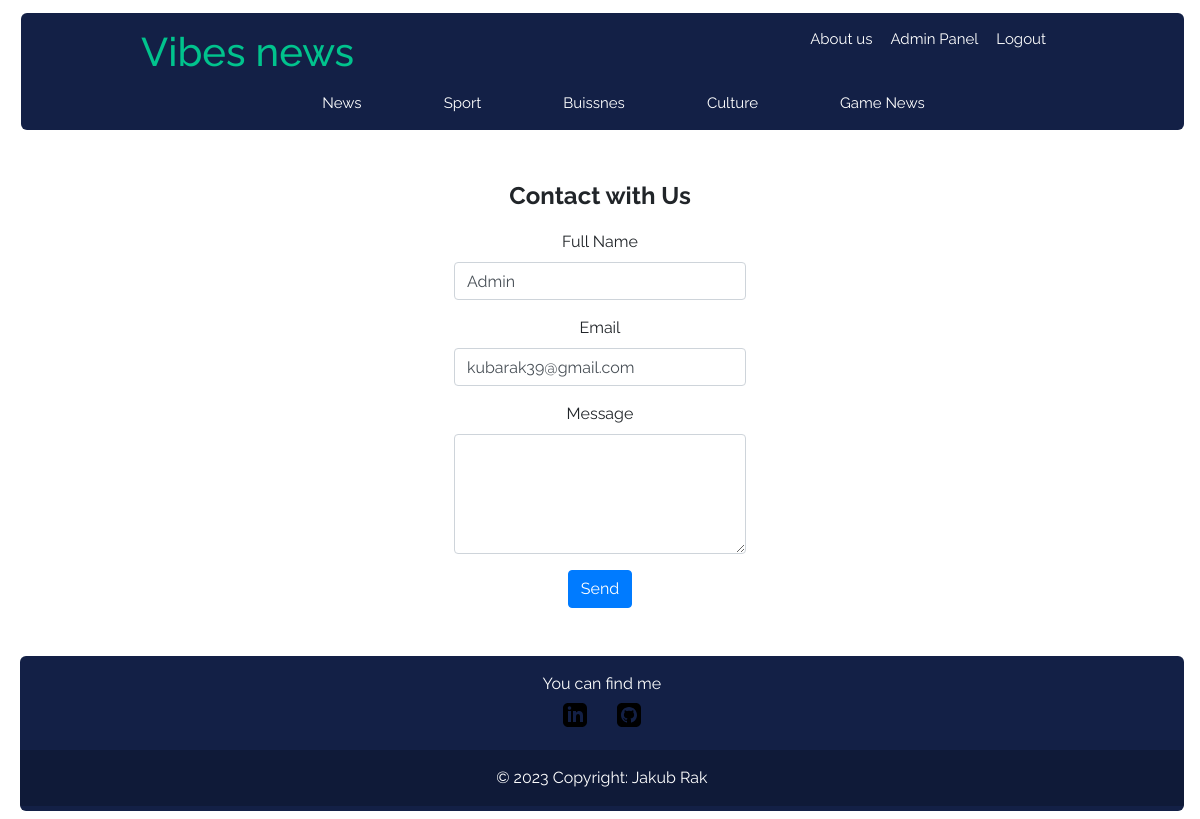
Page /contact (signed in) on the earlier database version.
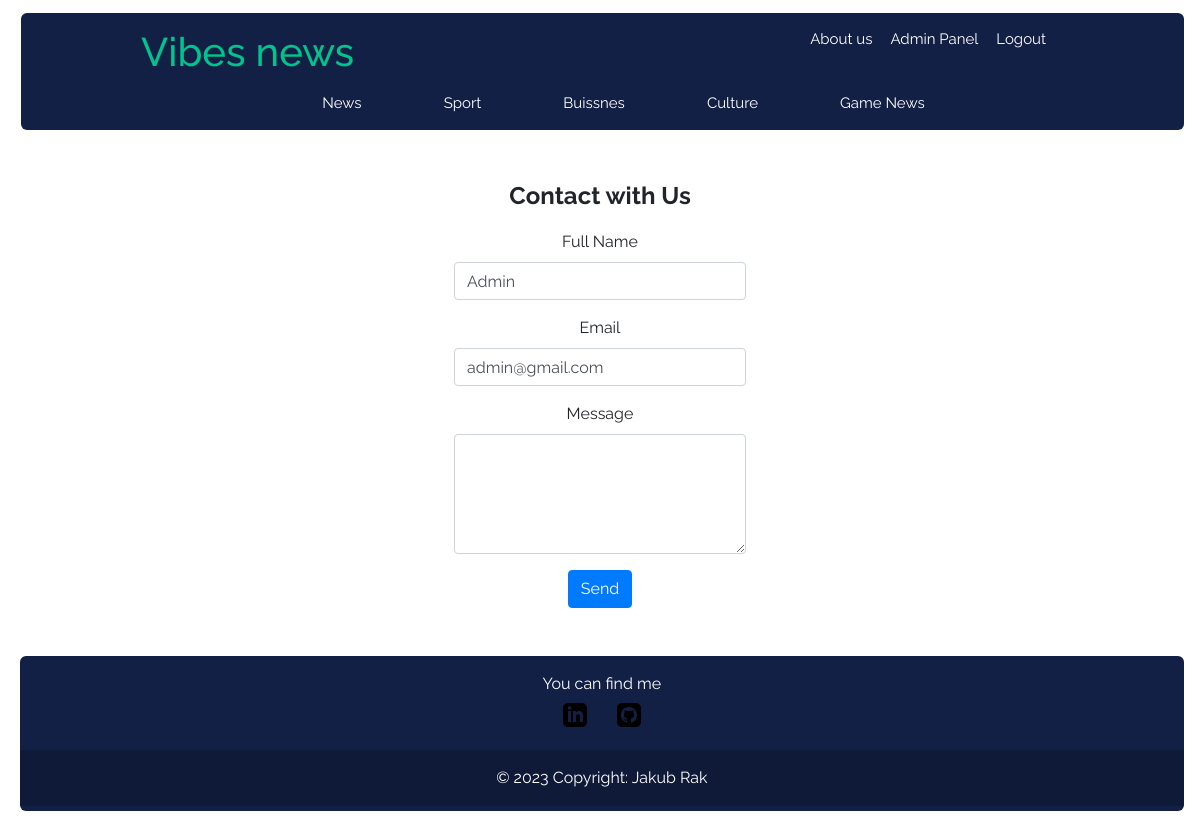
Same page on the later database version.
### vibes/models.py (models this page shows, shortened)
class User(db.Model, UserMixin):
    id = db.Column (db.Integer, primary_key = True)
    fullname = db.Column (db.String(100), nullable = False)
    username = db.Column (db.String(100), unique = True, nullable = False)
    email = db.Column (db.String(250), unique = True, nullable = False)
    password = db.Column (db.String(255), nullable = False)
    admin_rights = db.Column (db.Integer, nullable = False, default = 0)
    create_time = db.Column (db.DateTime, nullable = False, default = datetime.utcnow)
    articles = db.relationship('Article', backref = 'author', lazy = True)
    category = db.relationship('Category', secondary = Rights, backref = 'users', lazy = True)

### vibes/users/routes.py (the view, shortened to what this page needs)
@users.route("/contact", methods = ["GET", "POST"])
def contact_admin():
    form: object = ContactAdminFrom()
    if current_user.is_authenticated:
            form.fullname.data = current_user.fullname
            form.email.data = current_user.email
    return render_template('contact.html', title = 'Log In', legend = 'Contact with Us', form = form)

### vibes/users/forms.py
class ContactAdminFrom (FlaskForm):
    fullname = StringField('Full Name', validators=[data_required(), Length(min = 2, max = 100)])
    email = StringField('Email', validators=[data_required(), Email()])
    text = TextAreaField('Message', validators=[data_required()])
    submit = SubmitField('Send')

### vibes/models.py (called while the page is built)
@login_manager.user_loader
def load_user(user_id: int) -> object:
    return User.query.get(int(user_id))

### vibes/templates/contact.html (shortened to what this page needs)
{% extends "layout.html" %}
{% block content %}
  <form class="font-style-root d-flex flex-column mt-5" method="POST" action="">
    <fieldset>
      {% if legend %}
        <legend class="d-flex justify-content-center font-weight-bold mb-3">{{ legend }}</legend>
      {% else %}
        <legend class="d-flex justify-content-center font-weight-bold mb-3">Vibes Form</legend>
      {% endif %}
      <div class="form-group mb-3">
        {{ form.fullname.label(class="d-flex justify-content-center") }}
        {% if form.fullname.errors %}
          {{form.fullname(class="form-control", style="width:25%; margin-left:37.5%;")}}
          <div class="d-flex justify-content-center mt-2">
          {% for erorr in form.fullname.errors %}
            <span class="font-weight-bold border border-danger text-center" style="width: 25%;">{{erorr}}</span>
          {%endfor%}
          </div>
        {% else %}
          {{form.fullname(class="form-control", style="width:25%; margin-left:37.5%;") }}
        {% endif %}
      </div>
      <div class="form-group mb-3">
        {{ form.email.label(class="d-flex justify-content-center") }}
        {% if form.email.errors %}
          {{form.email(class="form-control", style="width:25%; margin-left:37.5%;")}}
          <div class="d-flex justify-content-center mt-2">
          {% for erorr in form.email.errors %}
            <span class="font-weight-bold border border-danger text-center" style="width: 25%;">{{erorr}}</span>
          {% endfor %}
        </div>
        {% else %}
           {{form.email(class="form-control", style="width:25%; margin-left:37.5%;") }}
        {% endif %}
      </div>
      <div class="form-group mb-3">
        {{ form.text.label(class="d-flex justify-content-center") }}
        {% if form.text.errors%}
          {{form.text(class="form-control", style="width:25%; height:10vw; margin-left:37.5%;")}}
          <div class="d-flex justify-content-center mt-2">
            {% for erorr in form.text.errors %}
              <span class="font-weight-bold border border-danger text-center" style="width: 25%;">{{erorr}}</span>
            {% endfor %}
          </div>
        {% else %}
          {{form.text(class="form-control", style="width:25%; height:10vw; margin-left:37.5%;")}}
        {% endif %}
      </div>
    </fieldset>
    <div class="d-flex justify-content-center">{{ form.submit(class="btn btn-primary") }}</div>
  </form>
{% endblock content %}

Differences in the rows shown:
changed User "Admin": email "kubarak39@gmail.com" → "admin@gmail.com"
